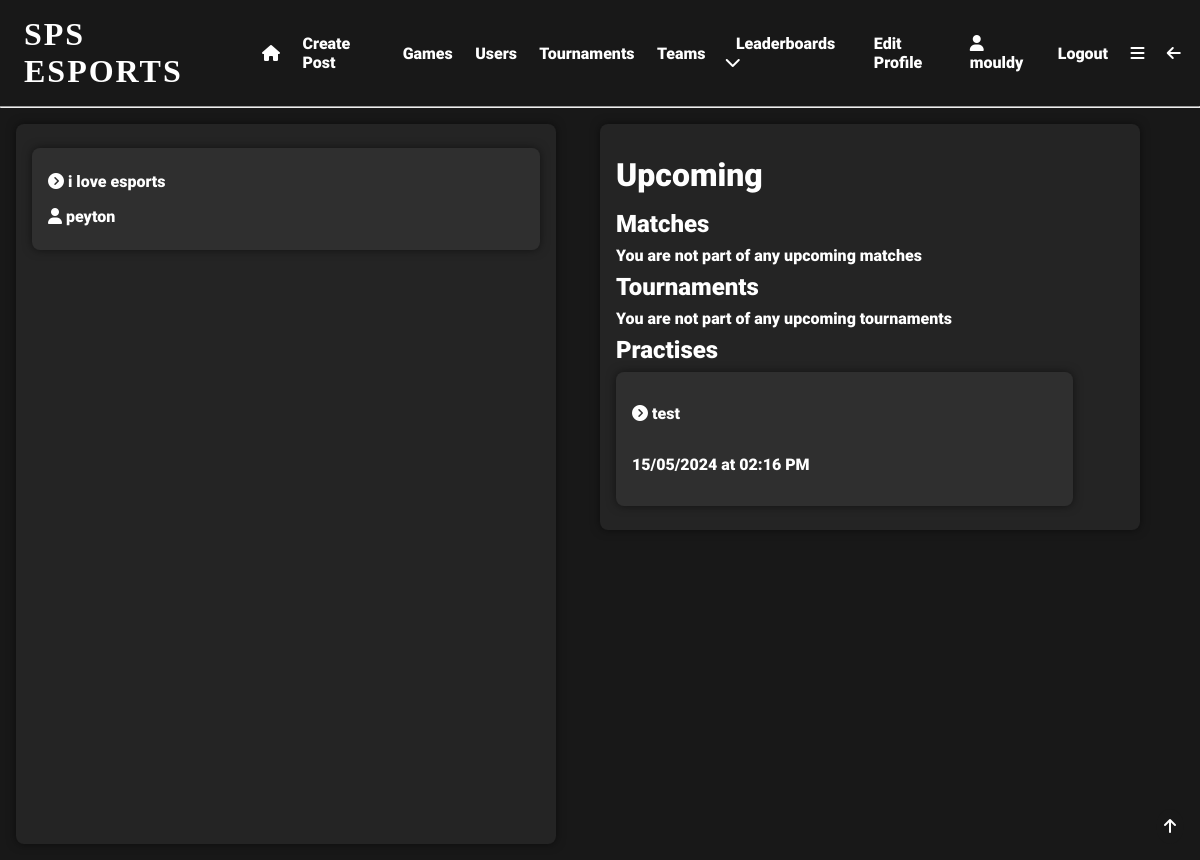
Page /index (signed in) on the committed database.
### app/models.py (models this page shows, shortened)
class User(UserMixin, db.Model):
    user_id = db.Column(db.Integer, primary_key=True)
    username = db.Column(db.String(64), index=True, unique=True)
    email = db.Column(db.String(120), index=True, unique=True)
    password_hash = db.Column(db.String(128), nullable=False)
    pfp = db.Column(db.String(140))
    user_bio = db.Column(db.String(140), default='New to SPS eSports!!!')
    pronouns = db.Column(db.String(64), nullable=True)
    skill_level = db.Column(db.String(64), default='Unsure')
    role = db.Column(db.String(64))
    grade = db.Column(db.String(64), nullable=True, default='Unsure')
    availability = db.Column(db.String(140), default='Unsure')
    teams = db.relationship('Teams', back_populates='user')
    team_users = db.relationship('TeamUsers', back_populates='user')
    posts = db.relationship('Posts', back_populates='user')
    likes = db.relationship('Likes', back_populates='user')
    tournaments = db.relationship('Tournaments', back_populates='user')
    favourite_games = db.relationship('FavouriteGames', back_populates='user')
    tournament_users = db.relationship('TournamentUsers', back_populates='user')
    comments = db.relationship('Comments', back_populates='user')
    matches = db.relationship('Matches', back_populates='user')
    match_users = db.relationship('MatchUsers', back_populates='user')
    following = db.relationship('Following', backref='user', foreign_keys='Following.user_id')
    followed = db.relationship('Following', foreign_keys='Following.following_id')
    sponsor = db.relationship('SponsoredUsers', backref='user', foreign_keys='SponsoredUsers.sponsor_id')
    sponsored = db.relationship('SponsoredUsers', foreign_keys='SponsoredUsers.sponsored_id')
    def __repr__(self):
        return '<User {}>'.format(self.username)

class Posts(db.Model):
    post_id = db.Column(db.Integer, primary_key=True, index=True, unique=True, nullable=False)
    post_title = db.Column(db.String(64), nullable=False)
    post_content = db.Column(db.String(140), nullable=False)
    post_date = db.Column(db.DateTime, nullable=False)
    post_type = db.Column(db.String(64))
    likes = db.Column(db.Integer, default=0)
    user_id = db.Column(db.Integer, db.ForeignKey('user.user_id'), name='post_user_id', nullable=False)
    user = db.relationship('User', back_populates='posts')
    post_likes = db.relationship('Likes', back_populates='post')
    comments = db.relationship('Comments', back_populates='post')
    def __repr__(self):
        return '<Post {}>'.format(self.post_title)

class Practises(db.Model):
    practise_id = db.Column(db.Integer, primary_key=True, index=True, unique=True, nullable=False)
    practise_date = db.Column(db.Date, index=True, nullable=False)
    practise_time = db.Column(db.Time, index=True, nullable=False)
    practise_name = db.Column(db.String(64), index=True, unique=True)
    practise_description = db.Column(db.String(140), default='Team Practise')
    team_id = db.Column(db.Integer, db.ForeignKey('teams.team_id'), name='practise_team_id', nullable=False)
    team = db.relationship('Teams', back_populates='practises')

### app/routes.py (the view)
@app.route('/')
@app.route('/index')
@login_required
def index():
    following = Following.query.filter_by(user_id=current_user.user_id).all()
    followed_users = []
    for user in following:
        user = User.query.filter_by(user_id=user.following_id).first()
        followed_users.append(user)
    print(followed_users)
    posts = []
    for user in followed_users:
        user_posts = Posts.query.filter_by(user_id=user.user_id).all()
        for post in user_posts:
            print('Post: ' + str(post))
            print(post.post_title)
            print(user.username)
            posts.append((post, user.username))
    print(posts)
    tournament_users = TournamentUsers.query.filter_by(user_id=current_user.user_id).all()
    tournaments = []
    for tournament_user in tournament_users:
        tournament = Tournaments.query.filter_by(tournament_id=tournament_user.tournament_id).first()
        if tournament.tournament_end + timedelta(days=1) > datetime.now():
            tournaments.append(tournament)
    match_users = MatchUsers.query.filter_by(match_user=current_user.user_id).all()
    matches = []
    for match_user in match_users:
        match = Matches.query.filter_by(match_id=match_user.match_id).first()
        if match.match_date + timedelta(days=1) > datetime.now():
            matches.append(match)
    tournaments = sorted(tournaments, key=lambda x: x.tournament_start, reverse=False)
    matches = sorted(matches, key=lambda x: x.match_date, reverse=False)
    team_users = TeamUsers.query.filter_by(user_id=current_user.user_id).all()
    teams = []
    for team_user in team_users:
        team = Teams.query.filter_by(team_id=team_user.team_id).first()
        if team not in teams:
            teams.append(team)
    practises = []
    for team in teams:
        practise = Practises.query.filter_by(team_id=team.team_id).all()
        for p in practise:
            current = datetime.now()
            if p.practise_date + timedelta(days=1) > current.date():
                practises.append(p)
    practises = sorted(practises, key=lambda x: x.practise_date, reverse=False)
    return render_template('index.html', title="Home", tournaments=tournaments, matches=matches, practises=practises, posts=posts)

### app/__init__.py (called while the page is built)
@app.template_filter('format_date')
def format_date(date):
    return date.strftime('%d/%m/%Y')

@app.template_filter('format_time')
def format_time(date):
    return date.strftime('%I:%M %p')

### app/models.py (called while the page is built)
@login.user_loader
def load_user(user_id):
    return User.query.get(int(user_id))  # returns the user id as an integer

### app/templates/index.html
{% extends 'base.html' %}
{% block content %}
<div class="row">
    <div class="half">
        <div class="user-posts">
            {% for post in posts %}
            <div class="post">
                <a href="{{url_for('post', post_id=post[0].post_id)}}"><i class="fa-solid fa-circle-chevron-right"></i>
                    {{post[0].post_title}}</a>
                <p><i class="fa-solid fa-user"></i>   {{post[1]}}</p>
            </div>
            {% endfor %}
        </div>
    </div>
    <div class="half">
        <div class="container">
            <h1>Upcoming</h1>
            <h2>Matches</h2>
            {% if matches %}
            {% for match in matches %}
            <div class="event">
                <h4>Match {{match.round_match}}, Round {{match.round}}</h4>
                <p>{{match.match_date|format_date}}</p>
                <a href="{{url_for('tournament', tournament_id=match.tournament_id)}}"><i
                        class="fa-solid fa-circle-chevron-right"></i> Tournament</a>
            </div>
            {% endfor %}
            {% else %}
            <p>You are not part of any upcoming matches</p>
            {% endif %}
            <h2>Tournaments</h2>
            {% if tournaments %}
            {% for tournament in tournaments %}
            <div class="event">
                <a href="{{url_for('tournament', tournament_id=tournament.id)}}"><i
                        class="fa-solid fa-circle-chevron-right"></i> {{tournament.tournament_name}}</a>
                <p>{{tournament.tournament_start|format_date}} to {{tournament.tournament_end|format_date}}</p>
            </div>
            {% endfor %}
            {% else %}
            <p>You are not part of any upcoming tournaments</p>
            {% endif %}
            <h2>Practises</h2>
            {% if practises %}
            {% for practise in practises %}
            <div class="event">
                <p><a href="{{url_for('practise', practise_id=practise.practise_id)}}"><i
                        class="fa-solid fa-circle-chevron-right"></i> {{practise.practise_name}}</a></p>
                <p>{{practise.practise_date|format_date}} at {{practise.practise_time|format_time}}</p>
            </div>
            {% endfor %}
            {% else %}
            <p>You do not have any team practises scheduled</p>
            {% endif %}
        </div>
    </div>
</div>
{% endblock %}

### app/templates/base.html (shortened to what this page needs)
<!DOCTYPE html>
<html lang="en">
<head>
    <link rel="stylesheet" href="{{ url_for('static', filename='css/styles.css') }}">
</head>
<body>
  <div id="top" class="header">
      {% if current_user.is_anonymous %}
        <h1 onclick="location.href='login'">SPS ESPORTS</h1>
        <a href="{{ url_for('login') }}">Login</a>
        <a href="{{ url_for('register') }}">Register</a>
      {% else %}
        <h1 onclick="location.href='{{url_for('index')}}'">SPS ESPORTS</h1>
        <a href="{{ url_for('index') }}"><i class="fa-solid fa-house"></i></a>
        <a href="{{ url_for('create_post') }}">Create Post</a>
        <a href="{{ url_for('search') }}">Games</a>
        <a href="{{ url_for('user_search') }}">Users</a>
        <a href="{{ url_for('tournament_search') }}">Tournaments</a>
        <a href="{{url_for('team_search')}}">Teams</a>
        <div class="expand">
            <div class="expand-button">
                <a href="javascript:showDropdown()">Leaderboards  <i class="fa-solid fa-chevron-down"></i></a>
            </div>
        </div>
        <a href="{{ url_for('edit_profile') }}">Edit Profile</a>
        <a href="{{ url_for('user', username=current_user.username) }}"><i class="fa-solid fa-user"></i>   {{current_user.username}}</a>
        <a href="{{ url_for('logout') }}">Logout</a>
        <a href="javascript:showNavBar()"><i class="fa-solid fa-bars"></i></a>
        <a href="javascript:window.history.back();"><i class="fa-solid fa-arrow-left"></i></a>
      {% endif %}
  </div>
    <hr>
  <div class="topbutton">
    <a href="#top"><i class="fa-solid fa-arrow-up"></i></a>
  </div>
{% block content %} {% endblock %}
</body>
</html>

### app/static/css/styles.css (style rules this page uses)
* { margin: 0; padding: 0; box-sizing: border-box; scroll-behavior: smooth; scrollbar-width: thin; scrollbar-color: white var(--bg); }
body { background: var(--bg); color: white; }
:root { --accent: #e81c29; --bg: #181818; --bg2: #282828; --lightbg: rgba(255,255,255,0.05); }
.row { display: flex; }
.half { flex: 50%; }
.header { display:flex; align-items: center; padding: 1em 0.5em; }
.header a { padding: 0em 0.7em; font-family: 'Roboto'; font-size: 1em; text-decoration: none; transition: 0.5s; position: relative; transition: 0.3s; color: white; }
.header a::before { content: ''; position: absolute; width: 100%; height: 2px; left: 0; bottom: -2px; background-color: var(--accent); transform-origin: right; transform: scaleX(0); transition: transform 0.3s; }
.header h1 { box-shadow: inset 0 0 0 0 var(--bg); font-family: 'Nausea'; letter-spacing: 2px; padding: 0 0.5em; position: relative; transition: color 0.3s ease-in-out, box-shadow 0.3s ease-in-out; }
.expand { font-family: 'Roboto'; padding: 0.5em; position: relative; }
h1 { font-family: 'Roboto'; font-size: 2em; }
h2 { font-family: 'Roboto'; font-size: 1.5em; }
.topbutton { position: fixed; bottom: 1em; right: 1em; padding: 0.5em; border-radius: 50%; background-color: var(--bg); color: white; font-family: 'Roboto'; font-size: 1em; transition: 0.5s; }
p { font-family: 'Roboto'; font-size: 1em; padding: 0.5em 0; }
a { color: white; text-decoration: none; transition: 0.5s; padding: 0.5em 0; position: relative; font-family: 'Roboto'; }
a::before { content: ''; position: absolute; width: 100%; height: 2px; left: 0; bottom: -2px; background-color: var(--accent); transform-origin: right; transform: scaleX(0); transition: transform 0.3s; }
.event { display: flex; flex-flow: column wrap; background-color: var(--lightbg); box-shadow: 0 0 10px 0 rgba(0,0,0,0.5); border-radius: 0.5em; padding: 1em; margin: 0.5em 0; font-family: 'Roboto'; width: 90%; background: rgba(255,255,255,0.05); }
.event a { color: white; text-decoration: none; transition: 0.5s; padding: 0.5em 0; position: relative; }
.event a::before { content: ''; position: absolute; width: 100%; height: 2px; left: 0; bottom: -2px; background-color: var(--accent); transform-origin: right; transform: scaleX(0); transition: transform 0.3s; }
.event p { padding: 0.5em 0; margin: 0.5em 0; }
.user-posts { display: flex; flex-flow: column; height: 90vh; width: 90%; overflow-y: scroll; overflow-x: hidden; background-color: var(--lightbg); box-shadow: 0 0 10px 0 rgba(0,0,0,0.5); border-radius: 0.5em; padding: 1em; margin: 1em; }
.post { display: flex; flex-flow: column wrap; background-color: var(--lightbg); box-shadow: 0 0 10px 0 rgba(0,0,0,0.5); border-radius: 0.5em; padding: 1em; margin: 0.5em 0; font-family: 'Roboto'; width: 100%; background: rgba(255,255,255,0.05); }
.post a::before { top: 80%; }
.container { display: flex; flex-flow: column wrap; justify-content: center; width: 90%; margin: 1em 0; font-family: 'Roboto'; background-color: var(--lightbg); padding: 1em; border-radius: 0.5em; box-shadow: 0 0 10px 0 rgba(0,0,0,0.5); }
.container h1 { padding: 0.5em 0; }

### rows in the picture
User: username "mouldy"
User: post_title "i love esports", username "peyton"
Practises: practise_name "test", practise_date "15/05/2024", practise_time "02:16 PM"
